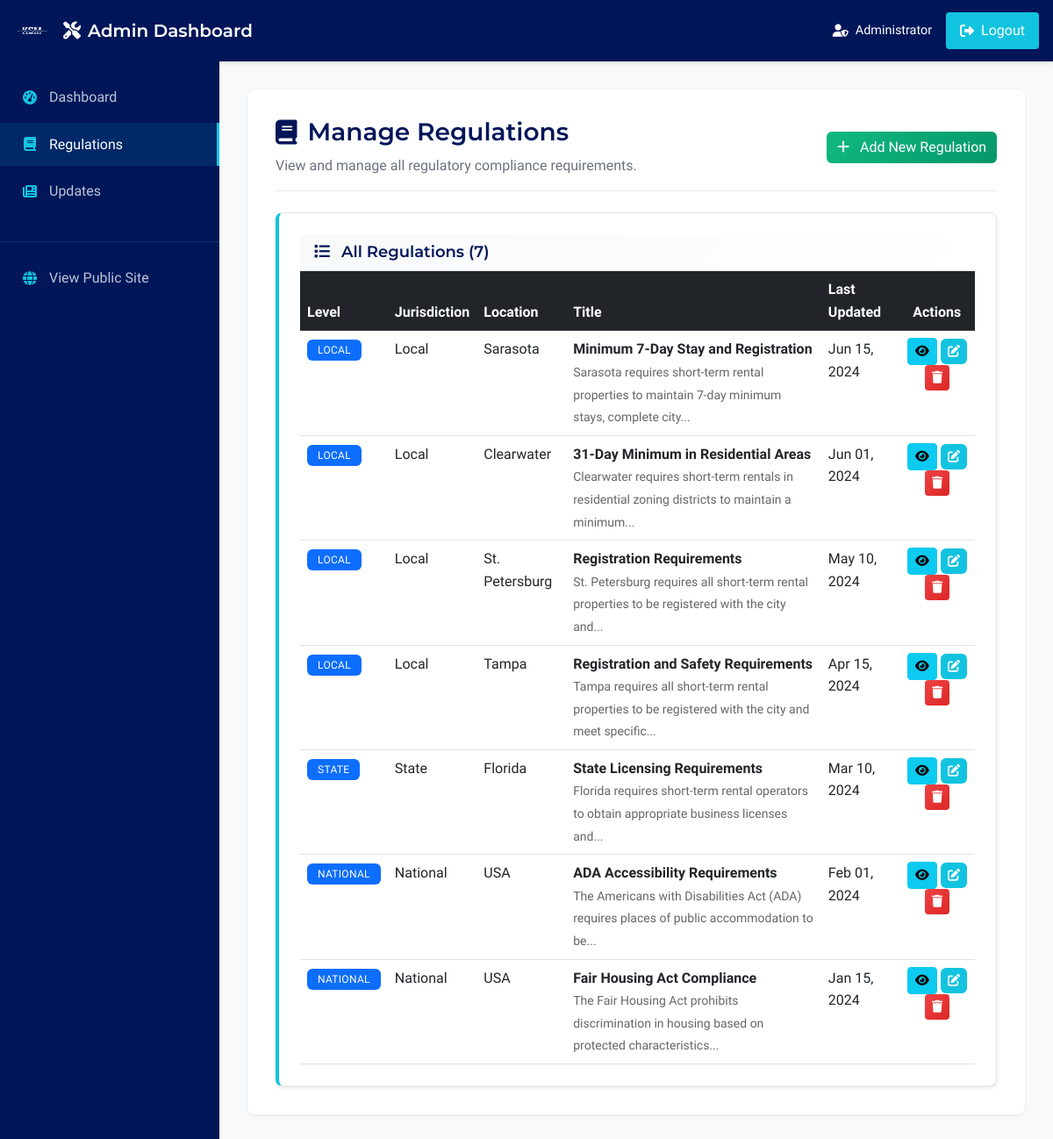
Screenshot of /admin/regulations (signed in) with the database file from the repository.
### models.py (models this page shows, shortened)
class Regulation(db.Model):
    __tablename__ = 'regulations'
    id = db.Column(db.Integer, primary_key=True)
    jurisdiction = db.Column(db.String(100), nullable=False)  # Jurisdiction (combines level and location)
    jurisdiction_level = db.Column(db.String(20), nullable=False, default='Local')  # National, State, Local
    location = db.Column(db.String(100), nullable=False)  # Location
    title = db.Column(db.String(200), nullable=False)  # Title
    last_updated = db.Column(db.DateTime, default=datetime.utcnow)  # Last Updated
    overview = db.Column(db.Text, nullable=True)  # Overview - formatted content
    detailed_requirements = db.Column(db.Text, nullable=True)  # Detailed Requirements - formatted content
    compliance_steps = db.Column(db.Text, nullable=True)  # Compliance Steps - formatted content
    required_forms = db.Column(db.Text, nullable=True)  # Required Forms - formatted content
    penalties_non_compliance = db.Column(db.Text, nullable=True)  # Penalties for Non Compliance - formatted content
    recent_changes = db.Column(db.Text, nullable=True)  # Recent Changes - formatted content
    created_at = db.Column(db.DateTime, default=datetime.utcnow)
    updated_at = db.Column(db.DateTime, default=datetime.utcnow, onupdate=datetime.utcnow)

### app/blueprints/admin.py (the view)
@admin_bp.route('/regulations')
@require_admin_login
@log_admin_action('regulations_management')
def manage_regulations():
    try:
        start_time = time.time()
        regulations = Regulation.query.order_by(Regulation.last_updated.desc()).all()
        load_time = time.time() - start_time
        logger.info(f"Successfully loaded {len(regulations)} regulations for admin management in {load_time:.3f}s")
        if load_time > 1.0:
            performance_logger.warning(f"Slow regulation loading - Duration: {load_time:.3f}s | Count: {len(regulations)}")
        return render_template('admin/manage_regulations.html', regulations=regulations)
    except Exception as e:
        logger.error(f"Error in manage_regulations: {str(e)}", exc_info=True)
        admin_admin_flash(f"Error loading regulations: {str(e)}", 'error')
        return redirect(url_for('admin.dashboard'))

### app/blueprints/admin.py (called while the page is built, shortened)
def is_admin_logged_in():
    return 'admin_id' in session

def require_admin_login(f):
    @wraps(f)
    def decorated_function(*args, **kwargs):
        return f(*args, **kwargs)
    return decorated_function

### app/utils/admin_helpers.py (called while the page is built)
def get_admin_messages():
    from flask import get_flashed_messages
    all_messages = get_flashed_messages(with_categories=True)
    admin_messages = []
    for category, message in all_messages:
        if category.startswith('admin_'):
            clean_category = category[6:]
            admin_messages.append((clean_category, message))
    return admin_messages

### templates/admin/manage_regulations.html (shortened to what this page needs)
{% extends "admin/admin_base.html" %}
{% block content %}
<div class="admin-content">
    <div class="admin-page-header mb-4">
        <div class="row align-items-center">
            <div class="col">
                <h1 class="admin-page-title">
                    <i class="fas fa-book"></i>
                    Manage Regulations
                </h1>
                <p class="admin-page-subtitle">View and manage all regulatory compliance requirements.</p>
            </div>
            <div class="col-auto">
                <a href="{{ url_for('admin.new_regulation') }}" class="btn btn-success">
                    <i class="fas fa-plus me-2"></i>
                    Add New Regulation
                </a>
            </div>
        </div>
    </div>
    {% if regulations %}
    <div class="card">
        <div class="card-header">
            <h5 class="mb-0">
                <i class="fas fa-list me-2"></i>
                All Regulations ({{ regulations|length }})
            </h5>
        </div>
        <div class="card-body p-0">
            <div class="table-responsive">
                <table class="table table-hover mb-0">
                    <thead class="table-dark">
                        <tr>
                            <th>Level</th>
                            <th>Jurisdiction</th>
                            <th>Location</th>
                            <th>Title</th>
                            <th>Last Updated</th>
                            <th class="text-center">Actions</th>
                        </tr>
                    </thead>
                    <tbody>
                        {% for regulation in regulations %}
                        <tr>
                            <td>
                                <span class="badge bg-primary">{{ regulation.jurisdiction_level }}</span>
                            </td>
                            <td>{{ regulation.jurisdiction }}</td>
                            <td>{{ regulation.location }}</td>
                            <td>
                                <div class="fw-bold">{{ regulation.title }}</div>
                                {% if regulation.overview %}
                                <small class="text-muted">
                                    {{ regulation.overview|striptags|truncate(100) }}
                                </small>
                                {% endif %}
                            </td>
                            <td>
                                {{ regulation.last_updated.strftime('%b %d, %Y') if regulation.last_updated else 'N/A' }}
                            </td>
                            <td class="text-center">
                                <a href="{{ url_for('main.regulation_detail', regulation_id=regulation.id) }}"
                                   class="btn btn-sm btn-info" title="View">
                                    <i class="fas fa-eye"></i>
                                </a>
                                <a href="{{ url_for('admin.edit_regulation', regulation_id=regulation.id) }}"
                                   class="btn btn-sm btn-primary" title="Edit">
                                    <i class="fas fa-edit"></i>
                                </a>
                                <button type="button" class="btn btn-sm btn-danger"
                                        onclick="confirmDelete({{ regulation.id }}, '{{ regulation.title }}')"
                                        title="Delete">
                                    <i class="fas fa-trash"></i>
                                </button>
                            </td>
                        </tr>
                        {% endfor %}
                    </tbody>
                </table>
            </div>
        </div>
    </div>
    {% endif %}
</div>
{% endblock %}

### static/css/style.css (style rules this page uses)
:root { --primary-color: #001659; --secondary-color: #12C3E0; --accent-color: #12C3E0; --cyan-hover: #0FA8C7; --success-color: #10b981; --warning-color: #f59e0b; --danger-color: #ef4444; --info-color: #12C3E0; --tag-legal: #dc2626; --tag-licensing: #ea580c; --tag-taxes: #2563eb; --tag-zoning: #7c3aed; --tag-occupancy: #92400e; --tag-registration: #059669; --tag-discrimination: #991b1b; --tag-default: #64748b; --jurisdiction-national: #dc2626; --jurisdiction-state: #ea580c; --jurisdiction-local: #2563eb; --light-bg: #F8F9FA; --white-bg: #FFFFFF; --dark-bg: #001659; --border-color: #e2e8f0; --text-primary: #001659; --text-secondary: #333333; --text-muted: #666666; --cyan-border: #12C3E0; --ksm-green: #10b981; --shadow-sm: 0 1px 2px 0 rgb(0 0 0 / 0.05); --shadow: 0 4px 6px -1px rgb(0 0 0 / 0.1), 0 2px 4px -2px rgb(0 0 0 / 0.1); --shadow-lg: 0 10px 15px -3px rgb(0 0 0 / 0.1), 0 4px 6px -4px rgb(0 0 0 / 0.1); --border-radius: 8px; --border-radius-lg: 12px; --transition: all 0.2s cubic-bezier(0.4, 0, 0.2, 1); --transition-long: all 0.3s cubic-bezier(0.4, 0, 0.2, 1); }
body { font-family: 'Yantramanav', Arial, sans-serif; font-weight: 400; font-size: 1rem; line-height: 1.6; color: var(--text-secondary); background-color: var(--white-bg); min-height: 100vh; display: flex; flex-direction: column; }
h1, .h1 { font-family: 'Montserrat', Arial, sans-serif; font-size: 2.5rem; font-weight: 700; color: var(--text-primary); line-height: 1.2; }
h5, .h5 { font-family: 'Montserrat', Arial, sans-serif; font-size: 1.125rem; font-weight: 600; color: var(--text-primary); line-height: 1.4; }
p, .body-text { font-family: 'Yantramanav', Arial, sans-serif; font-size: 1rem; font-weight: 400; color: var(--text-secondary); line-height: 1.6; }
small, .small-text { font-family: 'Yantramanav', Arial, sans-serif; font-size: 0.875rem; font-weight: 400; color: var(--text-muted); line-height: 1.5; }
.btn-success, .btn-edit { background: linear-gradient(135deg, var(--success-color), #059669); border: none; color: white; font-weight: 500; transition: var(--transition); }
.btn-danger, .btn-delete { background: linear-gradient(135deg, var(--danger-color), #dc2626); border: none; color: white; font-weight: 500; transition: var(--transition); }
.btn-primary { background: var(--secondary-color); border: none; color: white; font-weight: 500; border-radius: 6px; transition: var(--transition); }
.card { background: #FFFFFF; border: 1px solid #E5E7EB; border-left: 4px solid var(--secondary-color); border-radius: 8px; box-shadow: 0 2px 4px rgba(0, 0, 0, 0.1); padding: 24px; transition: all 0.3s ease; overflow: hidden; }
.card-body { padding: 0; }
.card-header { background: linear-gradient(135deg, var(--light-bg), white); border-bottom: 1px solid var(--border-color); font-weight: 600; color: var(--text-primary); }
.badge { font-size: 0.75rem; padding: 0.375rem 0.75rem; border-radius: 6px; font-weight: 500; text-transform: uppercase; letter-spacing: 0.025em; }
.text-muted { color: var(--text-muted) !important; }
* { will-change: auto; }
.btn, .card, .modal { will-change: transform; }
.card { contain: layout style; }

### templates/admin/admin_base.html (style rules this page uses)
:root { --admin-primary: #001659; --admin-accent: #12C3E0; --admin-sidebar-width: 250px; --admin-header-height: 70px; }
body { font-family: 'Yantramanav', sans-serif; margin: 0; padding: 0; }
.admin-content { background: white; border-radius: 8px; padding: 2rem; box-shadow: 0 1px 3px rgba(0, 0, 0, 0.1); }
.admin-page-header { margin-bottom: 2rem; padding-bottom: 1rem; border-bottom: 1px solid #E5E7EB; }
.admin-page-title { font-family: 'Montserrat', sans-serif; font-size: 1.75rem; font-weight: 600; color: var(--admin-primary); margin: 0; display: flex; align-items: center; gap: 0.75rem; }
.admin-page-subtitle { font-family: 'Yantramanav', sans-serif; color: #6B7280; margin: 0.5rem 0 0 0; font-size: 1rem; }

### rows the page displays
Regulation: jurisdiction_level "LOCAL", jurisdiction "Local", location "Sarasota", title "Minimum 7-Day Stay and Registration", overview "Sarasota requires short-term rental properties to maintain 7-day minimum stays, complete city...", last_updated "Jun 15, 2024"
Regulation: jurisdiction_level "LOCAL", jurisdiction "Local", location "Clearwater", title "31-Day Minimum in Residential Areas", overview "Clearwater requires short-term rentals in residential zoning districts to maintain a minimum...", last_updated "Jun 01, 2024"
Regulation: jurisdiction_level "LOCAL", jurisdiction "Local", location "St. Petersburg", title "Registration Requirements", overview "St. Petersburg requires all short-term rental properties to be registered with the city and...", last_updated "May 10, 2024"
Regulation: jurisdiction_level "LOCAL", jurisdiction "Local", location "Tampa", title "Registration and Safety Requirements", overview "Tampa requires all short-term rental properties to be registered with the city and meet specific...", last_updated "Apr 15, 2024"
Regulation: jurisdiction_level "STATE", jurisdiction "State", location "Florida", title "State Licensing Requirements", overview "Florida requires short-term rental operators to obtain appropriate business licenses and...", last_updated "Mar 10, 2024"
Regulation: jurisdiction_level "NATIONAL", jurisdiction "National", location "USA", title "ADA Accessibility Requirements", overview "The Americans with Disabilities Act (ADA) requires places of public accommodation to be...", last_updated "Feb 01, 2024"
Regulation: jurisdiction_level "NATIONAL", jurisdiction "National", location "USA", title "Fair Housing Act Compliance", overview "The Fair Housing Act prohibits discrimination in housing based on protected characteristics...", last_updated "Jan 15, 2024"

### other values shown
{{ regulations|length }} "7"
